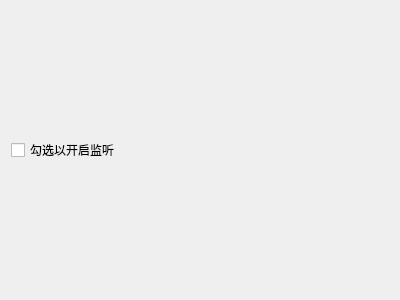
<?xml version="1.0" encoding="UTF-8"?>
<ui version="4.0">
 <class>ControlWidget</class>
 <widget class="QWidget" name="ControlWidget">
  <property name="geometry">
   <rect>
    <x>0</x>
    <y>0</y>
    <width>400</width>
    <height>300</height>
   </rect>
  </property>
  <property name="windowTitle">
   <string>Form</string>
  </property>
  <layout class="QGridLayout" name="gridLayout">
   <item row="0" column="0">
    <widget class="QCheckBox" name="checkBoxListen">
     <property name="text">
      <string>勾选以开启监听</string>
     </property>
    </widget>
   </item>
  </layout>
 </widget>
 <resources/>
 <connections/>
</ui>
